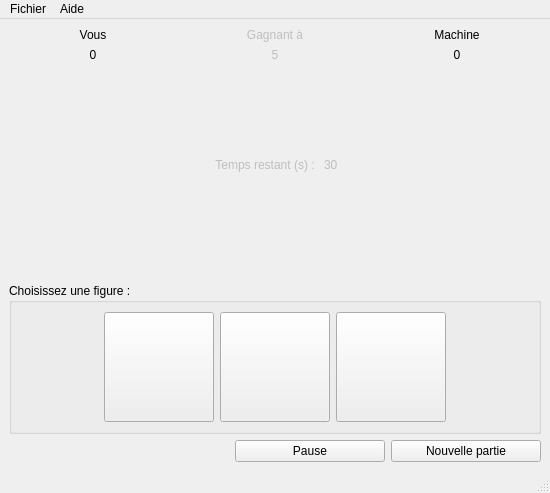
<?xml version="1.0" encoding="UTF-8"?>
<ui version="4.0">
 <class>ChifoumiVue</class>
 <widget class="QMainWindow" name="ChifoumiVue">
  <property name="geometry">
   <rect>
    <x>0</x>
    <y>0</y>
    <width>550</width>
    <height>493</height>
   </rect>
  </property>
  <property name="windowTitle">
   <string>ChifoumiVue</string>
  </property>
  <widget class="QWidget" name="centralwidget">
   <property name="minimumSize">
    <size>
     <width>550</width>
     <height>450</height>
    </size>
   </property>
   <layout class="QHBoxLayout" name="horizontalLayout_2">
    <item>
     <layout class="QVBoxLayout" name="fenetreSecondaireV">
      <item>
       <layout class="QGridLayout" name="grilleTop">
        <item row="1" column="0">
         <layout class="QHBoxLayout" name="hLayout_ChoixJoueur">
          <item>
           <spacer name="hSpacerG_ChoixJoueur">
            <property name="orientation">
             <enum>Qt::Horizontal</enum>
            </property>
            <property name="sizeHint" stdset="0">
             <size>
              <width>40</width>
              <height>20</height>
             </size>
            </property>
           </spacer>
          </item>
          <item>
           <widget class="QLabel" name="lChoixJoueur">
            <property name="minimumSize">
             <size>
              <width>110</width>
              <height>110</height>
             </size>
            </property>
            <property name="maximumSize">
             <size>
              <width>110</width>
              <height>110</height>
             </size>
            </property>
            <property name="text">
             <string/>
            </property>
            <property name="pixmap">
             <pixmap>:/chifoumi/images/rien.gif</pixmap>
            </property>
           </widget>
          </item>
          <item>
           <spacer name="hSpacerD_ChoixJoueur">
            <property name="orientation">
             <enum>Qt::Horizontal</enum>
            </property>
            <property name="sizeHint" stdset="0">
             <size>
              <width>40</width>
              <height>20</height>
             </size>
            </property>
           </spacer>
          </item>
         </layout>
        </item>
        <item row="0" column="2">
         <layout class="QVBoxLayout" name="vLayout_MachineScore">
          <item>
           <widget class="QLabel" name="lMachine">
            <property name="text">
             <string>Machine</string>
            </property>
            <property name="alignment">
             <set>Qt::AlignCenter</set>
            </property>
           </widget>
          </item>
          <item>
           <widget class="QLabel" name="lScoreMachine">
            <property name="text">
             <string>0</string>
            </property>
            <property name="alignment">
             <set>Qt::AlignCenter</set>
            </property>
           </widget>
          </item>
         </layout>
        </item>
        <item row="0" column="1">
         <layout class="QVBoxLayout" name="verticalLayout">
          <item>
           <widget class="QLabel" name="lGagnant_a">
            <property name="enabled">
             <bool>false</bool>
            </property>
            <property name="text">
             <string>Gagnant à</string>
            </property>
            <property name="alignment">
             <set>Qt::AlignCenter</set>
            </property>
           </widget>
          </item>
          <item>
           <widget class="QLabel" name="lScoreGagnant">
            <property name="enabled">
             <bool>false</bool>
            </property>
            <property name="text">
             <string>5</string>
            </property>
            <property name="alignment">
             <set>Qt::AlignCenter</set>
            </property>
           </widget>
          </item>
         </layout>
        </item>
        <item row="1" column="1">
         <layout class="QHBoxLayout" name="hLayout_Versus">
          <item>
           <layout class="QVBoxLayout" name="vLayout_Versus">
            <item>
             <layout class="QHBoxLayout" name="horizontalLayout_4">
              <item>
               <spacer name="hSpacerG_Versus">
                <property name="orientation">
                 <enum>Qt::Horizontal</enum>
                </property>
                <property name="sizeHint" stdset="0">
                 <size>
                  <width>40</width>
                  <height>20</height>
                 </size>
                </property>
               </spacer>
              </item>
              <item>
               <widget class="QLabel" name="lVersus">
                <property name="minimumSize">
                 <size>
                  <width>78</width>
                  <height>78</height>
                 </size>
                </property>
                <property name="maximumSize">
                 <size>
                  <width>78</width>
                  <height>78</height>
                 </size>
                </property>
                <property name="text">
                 <string/>
                </property>
                <property name="pixmap">
                 <pixmap>:/chifoumi/images/versus_70.png</pixmap>
                </property>
               </widget>
              </item>
              <item>
               <spacer name="hSpacerD_Versus">
                <property name="orientation">
                 <enum>Qt::Horizontal</enum>
                </property>
                <property name="sizeHint" stdset="0">
                 <size>
                  <width>40</width>
                  <height>20</height>
                 </size>
                </property>
               </spacer>
              </item>
             </layout>
            </item>
            <item>
             <layout class="QHBoxLayout" name="hLayout_Versus_bottom">
              <item>
               <spacer name="horizontalSpacer">
                <property name="orientation">
                 <enum>Qt::Horizontal</enum>
                </property>
                <property name="sizeHint" stdset="0">
                 <size>
                  <width>40</width>
                  <height>20</height>
                 </size>
                </property>
               </spacer>
              </item>
              <item>
               <widget class="QLabel" name="lTemps_restant">
                <property name="enabled">
                 <bool>false</bool>
                </property>
                <property name="text">
                 <string> Temps restant (s) : </string>
                </property>
                <property name="alignment">
                 <set>Qt::AlignRight|Qt::AlignTrailing|Qt::AlignVCenter</set>
                </property>
               </widget>
              </item>
              <item>
               <widget class="QLabel" name="lSeconde">
                <property name="enabled">
                 <bool>false</bool>
                </property>
                <property name="text">
                 <string>30</string>
                </property>
                <property name="alignment">
                 <set>Qt::AlignLeading|Qt::AlignLeft|Qt::AlignVCenter</set>
                </property>
               </widget>
              </item>
              <item>
               <spacer name="horizontalSpacer_2">
                <property name="orientation">
                 <enum>Qt::Horizontal</enum>
                </property>
                <property name="sizeHint" stdset="0">
                 <size>
                  <width>40</width>
                  <height>20</height>
                 </size>
                </property>
               </spacer>
              </item>
             </layout>
            </item>
           </layout>
          </item>
         </layout>
        </item>
        <item row="1" column="2">
         <layout class="QHBoxLayout" name="hLayout_ChoixMachine">
          <item>
           <spacer name="hSpacerG_ChoixMachine">
            <property name="orientation">
             <enum>Qt::Horizontal</enum>
            </property>
            <property name="sizeHint" stdset="0">
             <size>
              <width>40</width>
              <height>20</height>
             </size>
            </property>
           </spacer>
          </item>
          <item>
           <widget class="QLabel" name="lChoixMachine">
            <property name="minimumSize">
             <size>
              <width>110</width>
              <height>110</height>
             </size>
            </property>
            <property name="maximumSize">
             <size>
              <width>110</width>
              <height>110</height>
             </size>
            </property>
            <property name="text">
             <string/>
            </property>
            <property name="pixmap">
             <pixmap>:/chifoumi/images/rien.gif</pixmap>
            </property>
           </widget>
          </item>
          <item>
           <spacer name="hSpacerD_ChoixMachine">
            <property name="orientation">
             <enum>Qt::Horizontal</enum>
            </property>
            <property name="sizeHint" stdset="0">
             <size>
              <width>40</width>
              <height>20</height>
             </size>
            </property>
           </spacer>
          </item>
         </layout>
        </item>
        <item row="0" column="0">
         <layout class="QVBoxLayout" name="vLayout_JoueurScore">
          <item>
           <widget class="QLabel" name="label_Vous">
            <property name="text">
             <string>Vous</string>
            </property>
            <property name="alignment">
             <set>Qt::AlignCenter</set>
            </property>
           </widget>
          </item>
          <item>
           <widget class="QLabel" name="lScoreJoueur">
            <property name="text">
             <string>0</string>
            </property>
            <property name="alignment">
             <set>Qt::AlignCenter</set>
            </property>
           </widget>
          </item>
         </layout>
        </item>
       </layout>
      </item>
      <item>
       <spacer name="vSpacerMiddle">
        <property name="orientation">
         <enum>Qt::Vertical</enum>
        </property>
        <property name="sizeHint" stdset="0">
         <size>
          <width>20</width>
          <height>40</height>
         </size>
        </property>
       </spacer>
      </item>
      <item>
       <widget class="QGroupBox" name="groupBox">
        <property name="title">
         <string>Choisissez une figure :</string>
        </property>
        <layout class="QHBoxLayout" name="horizontalLayout">
         <item>
          <spacer name="hSpacerG_GroupBox">
           <property name="orientation">
            <enum>Qt::Horizontal</enum>
           </property>
           <property name="sizeHint" stdset="0">
            <size>
             <width>40</width>
             <height>20</height>
            </size>
           </property>
          </spacer>
         </item>
         <item>
          <widget class="QPushButton" name="boutonPierre">
           <property name="enabled">
            <bool>true</bool>
           </property>
           <property name="minimumSize">
            <size>
             <width>110</width>
             <height>110</height>
            </size>
           </property>
           <property name="maximumSize">
            <size>
             <width>110</width>
             <height>110</height>
            </size>
           </property>
           <property name="autoFillBackground">
            <bool>false</bool>
           </property>
           <property name="text">
            <string/>
           </property>
           <property name="icon">
            <iconset>
             <normaloff>:/chifoumi/images/pierre.gif</normaloff>:/chifoumi/images/pierre.gif</iconset>
           </property>
           <property name="iconSize">
            <size>
             <width>110</width>
             <height>110</height>
            </size>
           </property>
           <property name="checkable">
            <bool>false</bool>
           </property>
           <property name="autoRepeat">
            <bool>false</bool>
           </property>
           <property name="autoExclusive">
            <bool>false</bool>
           </property>
           <property name="autoDefault">
            <bool>false</bool>
           </property>
           <property name="default">
            <bool>false</bool>
           </property>
           <property name="flat">
            <bool>false</bool>
           </property>
          </widget>
         </item>
         <item>
          <widget class="QPushButton" name="boutonPapier">
           <property name="minimumSize">
            <size>
             <width>110</width>
             <height>110</height>
            </size>
           </property>
           <property name="maximumSize">
            <size>
             <width>110</width>
             <height>110</height>
            </size>
           </property>
           <property name="text">
            <string/>
           </property>
           <property name="icon">
            <iconset>
             <normaloff>:/chifoumi/images/papier.gif</normaloff>:/chifoumi/images/papier.gif</iconset>
           </property>
           <property name="iconSize">
            <size>
             <width>110</width>
             <height>110</height>
            </size>
           </property>
          </widget>
         </item>
         <item>
          <widget class="QPushButton" name="boutonCiseau">
           <property name="minimumSize">
            <size>
             <width>110</width>
             <height>110</height>
            </size>
           </property>
           <property name="maximumSize">
            <size>
             <width>110</width>
             <height>110</height>
            </size>
           </property>
           <property name="text">
            <string/>
           </property>
           <property name="icon">
            <iconset>
             <normaloff>:/chifoumi/images/ciseau.gif</normaloff>:/chifoumi/images/ciseau.gif</iconset>
           </property>
           <property name="iconSize">
            <size>
             <width>110</width>
             <height>110</height>
            </size>
           </property>
          </widget>
         </item>
         <item>
          <spacer name="hSpacerD_GroupBox">
           <property name="orientation">
            <enum>Qt::Horizontal</enum>
           </property>
           <property name="sizeHint" stdset="0">
            <size>
             <width>40</width>
             <height>20</height>
            </size>
           </property>
          </spacer>
         </item>
        </layout>
       </widget>
      </item>
      <item>
       <layout class="QGridLayout" name="grilleBottom">
        <item row="1" column="0">
         <spacer name="hSpacerNvllePartie">
          <property name="orientation">
           <enum>Qt::Horizontal</enum>
          </property>
          <property name="sizeHint" stdset="0">
           <size>
            <width>40</width>
            <height>20</height>
           </size>
          </property>
         </spacer>
        </item>
        <item row="1" column="2">
         <widget class="QPushButton" name="boutonNvllePartie">
          <property name="minimumSize">
           <size>
            <width>150</width>
            <height>0</height>
           </size>
          </property>
          <property name="text">
           <string>Nouvelle partie</string>
          </property>
         </widget>
        </item>
        <item row="1" column="1">
         <widget class="QPushButton" name="boutonPause">
          <property name="minimumSize">
           <size>
            <width>150</width>
            <height>0</height>
           </size>
          </property>
          <property name="text">
           <string>Pause</string>
          </property>
         </widget>
        </item>
       </layout>
      </item>
     </layout>
    </item>
   </layout>
  </widget>
  <widget class="QMenuBar" name="menubar">
   <property name="geometry">
    <rect>
     <x>0</x>
     <y>0</y>
     <width>550</width>
     <height>21</height>
    </rect>
   </property>
   <widget class="QMenu" name="menuFichier">
    <property name="title">
     <string>Fichier</string>
    </property>
    <addaction name="action_Quitter"/>
    <addaction name="action_Parametrer"/>
   </widget>
   <widget class="QMenu" name="menuAide">
    <property name="title">
     <string>Aide</string>
    </property>
    <addaction name="action_a_propos_de"/>
   </widget>
   <addaction name="menuFichier"/>
   <addaction name="menuAide"/>
  </widget>
  <widget class="QStatusBar" name="statusbar"/>
  <action name="action_Quitter">
   <property name="text">
    <string>Quitter</string>
   </property>
   <property name="shortcut">
    <string>Ctrl+Q</string>
   </property>
  </action>
  <action name="action_a_propos_de">
   <property name="text">
    <string>A propos de ...</string>
   </property>
   <property name="shortcut">
    <string>F1</string>
   </property>
  </action>
  <action name="action_Parametrer">
   <property name="text">
    <string>Paramétrer</string>
   </property>
   <property name="shortcut">
    <string>Ctrl+P</string>
   </property>
  </action>
 </widget>
 <resources/>
 <connections/>
</ui>
